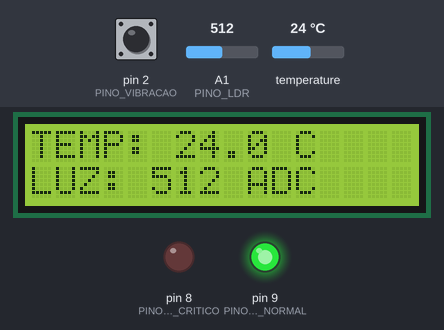
Bench run of a sketch on a simulated Arduino Uno, built with avr-gcc and run on an emulated ATmega328P. Shown: 16×2 character LCD, output pins drawn as LEDs (lit = HIGH). The test bench sets the inputs (shaded band); at power-on: A1 (PINO_LDR) = 512, pin 2 (PINO_VIBRACAO) HIGH, temperature 24 °C. What the sketch prints to the serial monitor is not drawn.

Above: at 3.3 s.
3.4 s: A1 (PINO_LDR) set to 557
At 7.7 s:
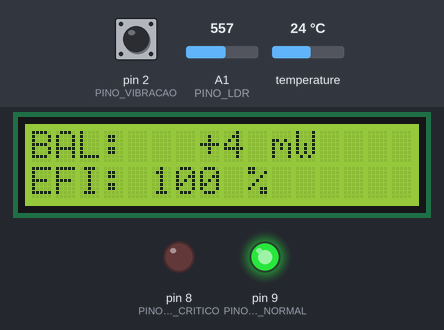
9.5 s: A1 (PINO_LDR) set to 511
At 13.6 s:
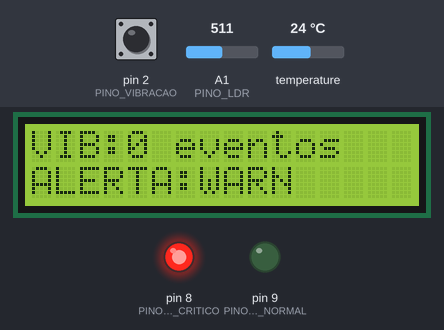
15.6 s: A1 (PINO_LDR) set to 454
At 19.6 s:
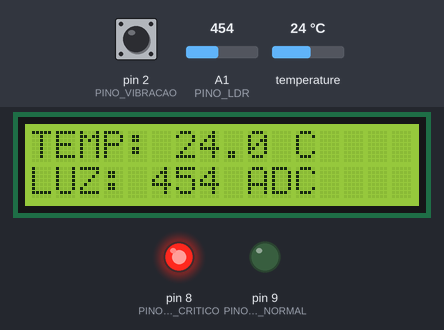
20.4 s: A1 (PINO_LDR) set to 432
At 23.8 s:
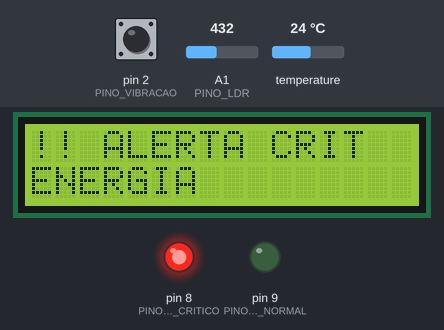
24.4 s: pin 2 (PINO_VIBRACAO) pulsed LOW 5 times (0.12 s each, 0.3 s apart)
At 28.6 s:
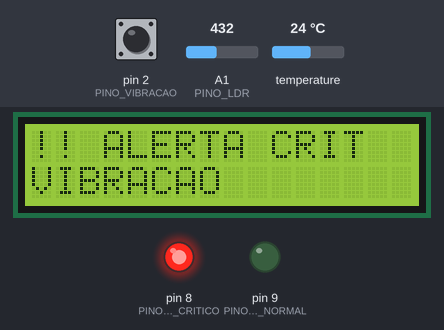
Timing chart, 0 to 30.1 s (numbered marks = the images above; inputs shaded):
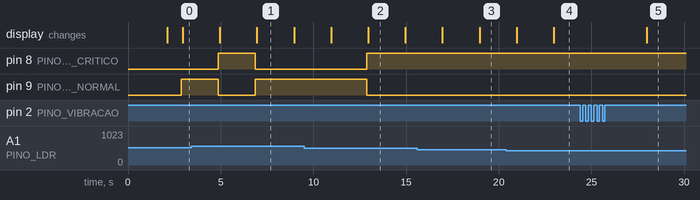

The sketch:

mission_control_ai.ino
```cpp
// =============================================================================
// MISSION CONTROL AI — Sistema de Monitoramento de Cápsula Espacial
// =============================================================================
// Disciplinas : Computer Organization and Architecture
// Plataforma  : Arduino Uno / Wokwi
// Versão      : 1.4 — sensor DS18B20
// =============================================================================

#include <Wire.h>
#include <LiquidCrystal_I2C.h>
#include <OneWire.h>
#include <DallasTemperature.h>

// =============================================================================
// DISPLAY
// =============================================================================
LiquidCrystal_I2C lcd(0x27, 16, 2);

// =============================================================================
// PINOS
// =============================================================================
const int PINO_TEMPERATURA  = 4;   // DS18B20 — pino digital 4
const int PINO_LDR          = A1;
const int PINO_VIBRACAO     = 2;
const int PINO_LED_CRITICO  = 8;
const int PINO_LED_NORMAL   = 9;

// =============================================================================
// DS18B20
// =============================================================================
OneWire           oneWire(PINO_TEMPERATURA);
DallasTemperature sensors(&oneWire);

// =============================================================================
// THRESHOLDS
// =============================================================================
const float TEMP_WARN  = 50.0;
const float TEMP_CRIT  = 60.0;
const float TEMP_MIN   =  0.0;
const int   LUX_BAIXO  = 100;
const int   LUX_ALTO   = 800;
const int   VIB_WARN   = 2;
const int   VIB_CRIT   = 3;

// =============================================================================
// ENERGIA
// =============================================================================
const float SOLAR_MAX    = 500.0;
const float GER_MIN      =  10.0;
const float CONSUMO_BASE = 200.0;
const float CONSUMO_LED  =  68.0;

// =============================================================================
// INTERVALOS
// =============================================================================
const unsigned long CICLO_NORMAL  = 2000;
const unsigned long CICLO_ECONOMY = 5000;

// =============================================================================
// ENUMS
// =============================================================================
enum Alerta   { INFO=0, WARNING=1, CRITICAL=2, EMERGENCY=3 };
enum Modo     { NORMAL=0, ECONOMY=1, SAFE=2, EMERG=3 };
enum EnStatus { SUPERAVIT=0, EQUILIB=1, DEFICIT=2, CRITICO=3 };

// =============================================================================
// VARIÁVEIS GLOBAIS
// =============================================================================
float    temperatura  = 25.0;
int      luxADC       = 0;
int      vibEventos   = 0;

float    geracao      = 0;
float    consumo      = 0;
float    balanco      = 0;
float    eficiencia   = 0;
EnStatus enStatus     = EQUILIB;

Alerta   alertaNivel  = INFO;
char     alertaOrigem[16] = "SISTEMA";
Modo     modoOp       = NORMAL;
bool     ledVermAtivo = false;
bool     ledVerdAtivo = false;

unsigned long ultimoCiclo  = 0;
unsigned long ultimaTroca  = 0;
int           telaAtual    = 0;
int           histerese    = 0;

volatile int           isrContador = 0;
volatile unsigned long isrUltimo   = 0;

// =============================================================================
// ISR — VIBRAÇÃO
// =============================================================================
void ISR_Vibracao() {
  unsigned long agora = micros();
  if (agora - isrUltimo < 50000UL) return;
  if (agora - isrUltimo > 5000000UL) isrContador = 0;
  if (isrContador < VIB_CRIT + 1) isrContador++;
  isrUltimo = agora;
}

// =============================================================================
// SETUP
// =============================================================================
void setup() {
  Serial.begin(9600);

  pinMode(PINO_VIBRACAO,    INPUT_PULLUP);
  pinMode(PINO_LED_CRITICO, OUTPUT);
  pinMode(PINO_LED_NORMAL,  OUTPUT);
  digitalWrite(PINO_LED_CRITICO, LOW);
  digitalWrite(PINO_LED_NORMAL,  LOW);

  attachInterrupt(digitalPinToInterrupt(PINO_VIBRACAO), ISR_Vibracao, FALLING);

  // Inicia DS18B20
  sensors.begin();

  lcd.init();
  lcd.backlight();
  lcd.setCursor(0, 0); lcd.print("MISSION CTRL AI ");
  lcd.setCursor(0, 1); lcd.print("Iniciando...    ");
  delay(2000);
  lcd.clear();

  Serial.println("=== MISSION CONTROL AI v1.4 ===");
  Serial.println("Sistema pronto.");
}

// =============================================================================
// LOOP
// =============================================================================
void loop() {
  unsigned long agora = millis();
  unsigned long intervalo = (modoOp == ECONOMY || modoOp == EMERG)
                            ? CICLO_ECONOMY : CICLO_NORMAL;

  if (agora - ultimoCiclo >= intervalo) {
    ultimoCiclo = agora;
    lerSensores();
    calcAlertas();
    calcDecisao();
    calcLEDs();
    calcEnergia();
    enviarSerial();
  }

  atualizarDisplay();
}

// =============================================================================
// 1. LER SENSORES
// =============================================================================
void lerSensores() {
  // Temperatura DS18B20 — leitura digital estável
  sensors.requestTemperatures();
  float t = sensors.getTempCByIndex(0);
  if (t != DEVICE_DISCONNECTED_C) {
    temperatura = t;
  }

  // Luminosidade
  luxADC = analogRead(PINO_LDR);

  // Vibração
  noInterrupts();
  if (micros() - isrUltimo > 5000000UL) isrContador = 0;
  vibEventos = isrContador;
  interrupts();
}

// =============================================================================
// 2. ALERTAS
// =============================================================================
void calcAlertas() {
  alertaNivel = INFO;
  strcpy(alertaOrigem, "SISTEMA");
  int criticos = 0;

  // Temperatura
  if (temperatura > TEMP_CRIT || temperatura < TEMP_MIN) {
    alertaNivel = CRITICAL; strcpy(alertaOrigem, "TEMPERATURA"); criticos++;
  } else if (temperatura > TEMP_WARN) {
    if (alertaNivel < WARNING) { alertaNivel = WARNING; strcpy(alertaOrigem, "TEMPERATURA"); }
  }

  // Luminosidade
  if (luxADC < LUX_BAIXO) {
    if (alertaNivel < WARNING) { alertaNivel = WARNING; strcpy(alertaOrigem, "LUZ BAIXA"); }
  } else if (luxADC > LUX_ALTO) {
    if (alertaNivel < WARNING) { alertaNivel = WARNING; strcpy(alertaOrigem, "LUZ ALTA"); }
  }

  // Vibração
  if (vibEventos >= VIB_CRIT) {
    if (alertaNivel < CRITICAL) { alertaNivel = CRITICAL; strcpy(alertaOrigem, "VIBRACAO"); }
    criticos++;
  } else if (vibEventos >= VIB_WARN) {
    if (alertaNivel < WARNING) { alertaNivel = WARNING; strcpy(alertaOrigem, "VIBRACAO"); }
  }

  // Energia
  if (enStatus == CRITICO) {
    if (alertaNivel < CRITICAL) { alertaNivel = CRITICAL; strcpy(alertaOrigem, "ENERGIA"); }
  } else if (enStatus == DEFICIT) {
    if (alertaNivel < WARNING) { alertaNivel = WARNING; strcpy(alertaOrigem, "ENERGIA"); }
  }

  // Emergency
  if (criticos >= 2) { alertaNivel = EMERGENCY; strcpy(alertaOrigem, "MULTIPLOS"); }
}

// =============================================================================
// 3. DECISÃO (FSM)
// =============================================================================
void calcDecisao() {
  Modo novoModo;

  if      (alertaNivel == EMERGENCY) novoModo = EMERG;
  else if (enStatus == CRITICO)      novoModo = ECONOMY;
  else if (alertaNivel == CRITICAL)  novoModo = SAFE;
  else                               novoModo = NORMAL;

  if (novoModo == NORMAL && modoOp != NORMAL) {
    histerese++;
    if (histerese < 5) return;
    histerese = 0;
  } else if (novoModo != NORMAL) {
    histerese = 0;
  }

  modoOp = novoModo;
}

// =============================================================================
// 4. LEDs
// =============================================================================
void calcLEDs() {
  ledVermAtivo = (alertaNivel == WARNING || alertaNivel == CRITICAL || alertaNivel == EMERGENCY);
  ledVerdAtivo = (alertaNivel == INFO && modoOp == NORMAL);

  digitalWrite(PINO_LED_CRITICO, ledVermAtivo ? HIGH : LOW);
  digitalWrite(PINO_LED_NORMAL,  ledVerdAtivo ? HIGH : LOW);
}

// =============================================================================
// 5. ENERGIA
// =============================================================================
void calcEnergia() {
  geracao = (luxADC / 1023.0) * SOLAR_MAX;
  if (geracao < GER_MIN) geracao = GER_MIN;

  consumo = CONSUMO_BASE;
  if (ledVermAtivo) consumo += CONSUMO_LED;
  if (ledVerdAtivo) consumo += CONSUMO_LED;

  balanco    = geracao - consumo;
  eficiencia = min(100.0, (geracao / consumo) * 100.0);

  if      (balanco >= 100)  enStatus = SUPERAVIT;
  else if (balanco >= 0)    enStatus = EQUILIB;
  else if (balanco >= -50)  enStatus = DEFICIT;
  else                      enStatus = CRITICO;
}

// =============================================================================
// 6. DISPLAY
// =============================================================================
void lcdLinha(int linha, const char* txt) {
  char buf[17];
  snprintf(buf, sizeof(buf), "%-16s", txt);
  lcd.setCursor(0, linha);
  lcd.print(buf);
}

void atualizarDisplay() {
  unsigned long agora     = millis();
  unsigned long intervalo = (modoOp == ECONOMY || modoOp == EMERG)
                             ? CICLO_ECONOMY : CICLO_NORMAL;

  // Emergency
  if (alertaNivel == EMERGENCY || modoOp == EMERG) {
    lcdLinha(0, "!!! EMERGENCIA !");
    lcdLinha(1, "MULTIPLAS FALHAS");
    return;
  }

  // Critical
  if (alertaNivel == CRITICAL) {
    static unsigned long ultPiscada = 0;
    static bool lcdOn = true;
    if (agora - ultPiscada >= 500) {
      ultPiscada = agora;
      lcdOn = !lcdOn;
      if (lcdOn) lcd.backlight(); else lcd.backlight();
    }
    char l1[17];
    snprintf(l1, sizeof(l1), "%-16s", alertaOrigem);
    lcdLinha(0, "!! ALERTA CRIT  ");
    lcdLinha(1, l1);
    return;
  }

  lcd.backlight();

  // Rotação de telas
  if (agora - ultimaTroca >= intervalo) {
    ultimaTroca = agora;
    telaAtual   = (telaAtual + 1) % 4;

    char l0[17], l1[17];

    switch (telaAtual) {
      case 0:
        lcdLinha(0, "MISSION CTRL AI");
        snprintf(l1, sizeof(l1), "Modo:%-11s",
          modoOp == NORMAL  ? "NORMAL" :
          modoOp == ECONOMY ? "ECONOMY" :
          modoOp == SAFE    ? "SAFE" : "EMERGENCY");
        lcdLinha(1, l1);
        break;

      case 1: {
        // Temperatura sem %f — usa inteiros
        int tInt = (int)temperatura;
        int tDec = abs((int)((temperatura - tInt) * 10));
        snprintf(l0, sizeof(l0), "TEMP: %d.%d C", tInt, tDec);
        snprintf(l1, sizeof(l1), "LUZ:%4d ADC", luxADC);
        lcdLinha(0, l0);
        lcdLinha(1, l1);
        break;
      }

      case 2:
        snprintf(l0, sizeof(l0), "VIB:%d eventos", vibEventos);
        snprintf(l1, sizeof(l1), "ALERTA:%-9s",
          alertaNivel == INFO     ? "OK" :
          alertaNivel == WARNING  ? "WARN" :
          alertaNivel == CRITICAL ? "CRIT" : "EMERG");
        lcdLinha(0, l0);
        lcdLinha(1, l1);
        break;

      case 3:
        snprintf(l0, sizeof(l0), "BAL:%+5d mW", (int)balanco);
        snprintf(l1, sizeof(l1), "EFI: %3d %%",  (int)eficiencia);
        lcdLinha(0, l0);
        lcdLinha(1, l1);
        break;
    }
  }
}

// =============================================================================
// 7. TELEMETRIA SERIAL
// =============================================================================
void enviarSerial() {
  const char* prefixo =
    alertaNivel == INFO      ? "[INFO]   " :
    alertaNivel == WARNING   ? "[WARN]   " :
    alertaNivel == CRITICAL  ? "[CRIT]   " : "[EMERG]  ";

  const char* enStr =
    enStatus == SUPERAVIT ? "SUPERAVIT" :
    enStatus == EQUILIB   ? "EQUILIB  " :
    enStatus == DEFICIT   ? "DEFICIT  " : "CRITICO  ";

  const char* modoStr =
    modoOp == NORMAL  ? "NORMAL   " :
    modoOp == ECONOMY ? "ECONOMY  " :
    modoOp == SAFE    ? "SAFE     " : "EMERGENCY";

  Serial.print(prefixo);
  Serial.print(" ");
  Serial.print(millis());
  Serial.print("ms | T:");
  Serial.print(temperatura, 1);
  Serial.print("C | L:");
  Serial.print(luxADC);
  Serial.print(" | V:");
  Serial.print(vibEventos);
  Serial.print(" | G:");
  Serial.print((int)geracao);
  Serial.print("mW | C:");
  Serial.print((int)consumo);
  Serial.print("mW | B:");
  Serial.print((int)balanco);
  Serial.print("mW | E:");
  Serial.print((int)eficiencia);
  Serial.print("% | ");
  Serial.print(enStr);
  Serial.print(" | ");
  Serial.print(modoStr);
  if (alertaNivel > INFO) {
    Serial.print(" | ");
    Serial.print(alertaOrigem);
  }
  Serial.println();
}
```

Measured:
- the behaviour switches between 548 and 549 on A1 (PINO_LDR) (found by bisection; images 0 and 1)
- the behaviour switches between 447 and 446 on A1 (PINO_LDR) (found by bisection; images 3 and 4)
- after the input at 3.4 s, the display: first differs from a run without the input after 3.6 s (image 1)
- after the input at 9.5 s, pin 8 (PINO_LED_CRITICO): LOW → HIGH after 3.4 s; pin 9 (PINO_LED_NORMAL): HIGH → LOW after 3.4 s
- after the input at 20.4 s, the display: first differs from a run without the input after 2.6 s (image 4)
- after the input at 24.4 s, the display: changes after 3.6 s (image 5)
- what the display in image 1 shows lasts 2.0 s, from 7.0 s to 9.0 s
